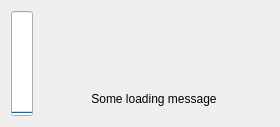
<?xml version="1.0" encoding="UTF-8"?>
<ui version="4.0">
 <class>BootSplash</class>
 <widget class="QWidget" name="BootSplash">
  <property name="geometry">
   <rect>
    <x>0</x>
    <y>0</y>
    <width>280</width>
    <height>127</height>
   </rect>
  </property>
  <property name="windowTitle">
   <string>Form</string>
  </property>
  <layout class="QGridLayout" name="gridLayout">
   <item row="0" column="4">
    <spacer name="horizontalSpacer">
     <property name="orientation">
      <enum>Qt::Horizontal</enum>
     </property>
     <property name="sizeHint" stdset="0">
      <size>
       <width>40</width>
       <height>20</height>
      </size>
     </property>
    </spacer>
   </item>
   <item row="0" column="2">
    <widget class="QLabel" name="label_icon">
     <property name="minimumSize">
      <size>
       <width>64</width>
       <height>64</height>
      </size>
     </property>
     <property name="text">
      <string notr="true"/>
     </property>
     <property name="alignment">
      <set>Qt::AlignCenter</set>
     </property>
    </widget>
   </item>
   <item row="0" column="0" rowspan="2">
    <widget class="QProgressBar" name="progressBar">
     <property name="value">
      <number>0</number>
     </property>
     <property name="orientation">
      <enum>Qt::Vertical</enum>
     </property>
     <property name="format">
      <string/>
     </property>
    </widget>
   </item>
   <item row="0" column="1">
    <spacer name="horizontalSpacer_2">
     <property name="orientation">
      <enum>Qt::Horizontal</enum>
     </property>
     <property name="sizeHint" stdset="0">
      <size>
       <width>40</width>
       <height>20</height>
      </size>
     </property>
    </spacer>
   </item>
   <item row="1" column="1" colspan="4">
    <widget class="QLabel" name="label_text">
     <property name="text">
      <string notr="true">Some loading message</string>
     </property>
     <property name="alignment">
      <set>Qt::AlignCenter</set>
     </property>
     <property name="wordWrap">
      <bool>true</bool>
     </property>
    </widget>
   </item>
  </layout>
 </widget>
 <resources/>
 <connections/>
</ui>
